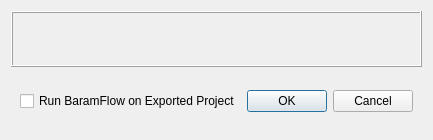
<?xml version="1.0" encoding="UTF-8"?>
<ui version="4.0">
 <class>ExportDialog</class>
 <widget class="QDialog" name="ExportDialog">
  <property name="windowModality">
   <enum>Qt::ApplicationModal</enum>
  </property>
  <property name="geometry">
   <rect>
    <x>0</x>
    <y>0</y>
    <width>421</width>
    <height>140</height>
   </rect>
  </property>
  <property name="windowTitle">
   <string>Export as BaramFlow Project</string>
  </property>
  <layout class="QVBoxLayout" name="verticalLayout">
   <item>
    <widget class="QFrame" name="path">
     <property name="frameShape">
      <enum>QFrame::Box</enum>
     </property>
     <property name="frameShadow">
      <enum>QFrame::Raised</enum>
     </property>
    </widget>
   </item>
   <item>
    <widget class="QWidget" name="widget_2" native="true">
     <layout class="QHBoxLayout" name="horizontalLayout_6">
      <item>
       <widget class="QCheckBox" name="run">
        <property name="text">
         <string>Run BaramFlow on Exported Project</string>
        </property>
       </widget>
      </item>
      <item>
       <spacer name="horizontalSpacer">
        <property name="orientation">
         <enum>Qt::Horizontal</enum>
        </property>
        <property name="sizeHint" stdset="0">
         <size>
          <width>40</width>
          <height>20</height>
         </size>
        </property>
       </spacer>
      </item>
      <item>
       <widget class="QPushButton" name="ok">
        <property name="text">
         <string>OK</string>
        </property>
       </widget>
      </item>
      <item>
       <widget class="QPushButton" name="cancel">
        <property name="text">
         <string>Cancel</string>
        </property>
       </widget>
      </item>
     </layout>
    </widget>
   </item>
  </layout>
 </widget>
 <resources/>
 <connections>
  <connection>
   <sender>cancel</sender>
   <signal>clicked()</signal>
   <receiver>ExportDialog</receiver>
   <slot>reject()</slot>
   <hints>
    <hint type="sourcelabel">
     <x>344</x>
     <y>101</y>
    </hint>
    <hint type="destinationlabel">
     <x>199</x>
     <y>69</y>
    </hint>
   </hints>
  </connection>
  <connection>
   <sender>ok</sender>
   <signal>clicked()</signal>
   <receiver>ExportDialog</receiver>
   <slot>accept()</slot>
   <hints>
    <hint type="sourcelabel">
     <x>284</x>
     <y>101</y>
    </hint>
    <hint type="destinationlabel">
     <x>210</x>
     <y>69</y>
    </hint>
   </hints>
  </connection>
 </connections>
</ui>
